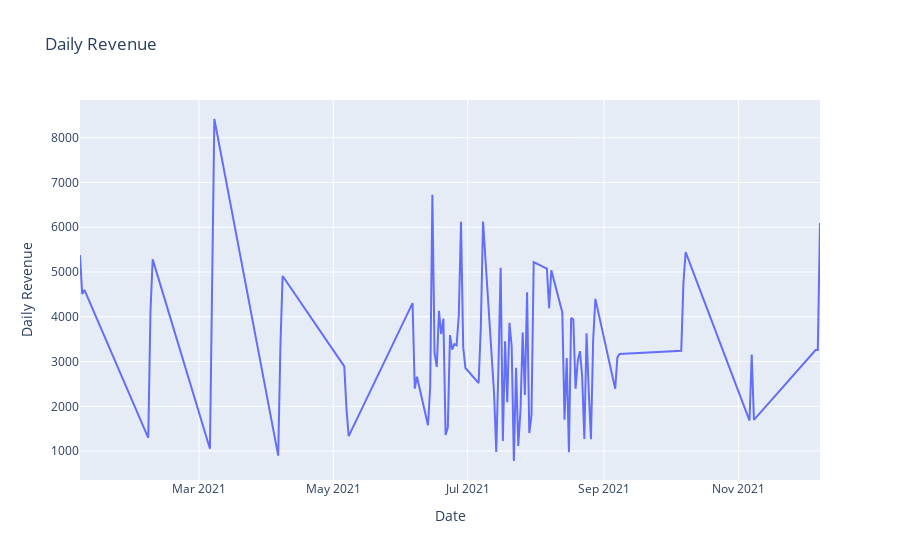

Here is the notebook cell this chart was saved with:
### Markdown cell above
### Daily Revenue

### Code cell
# Plot the DataFrame
daily_revenue = px.line(sales.groupby('date').sum().reset_index().loc[:,["date","total"]], 
                        x='date', y='total', title='Daily Revenue',
                        labels={'date': 'Date','total': 'Daily Revenue'})

# Show the plot
daily_revenue.show()
